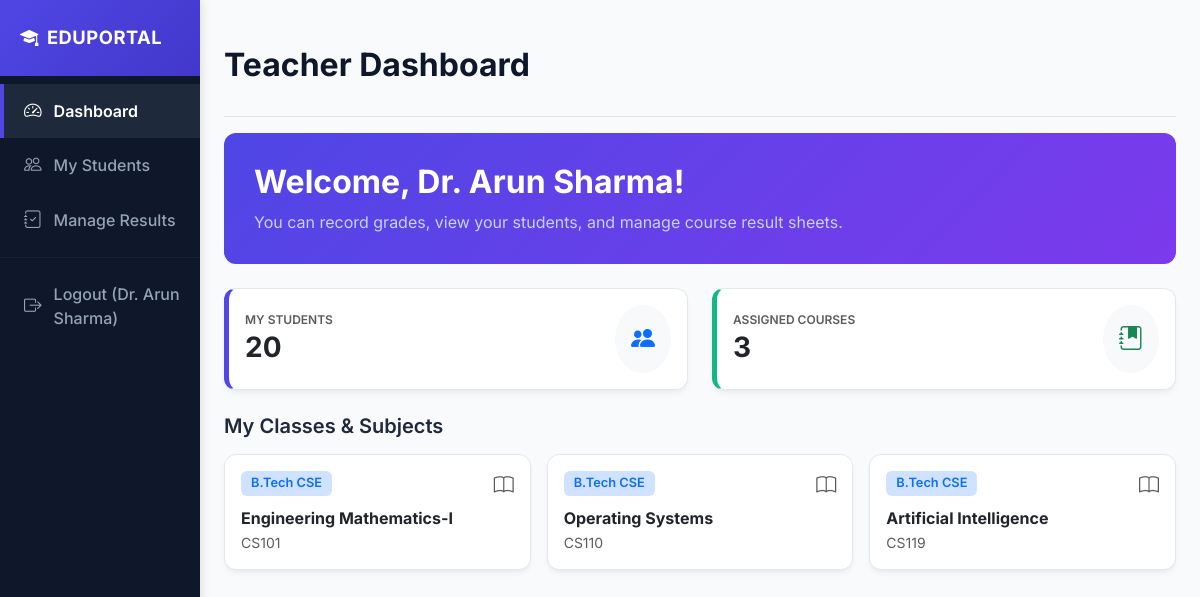
The page /teacher_dashboard.php (signed in) on the database its author committed.
### tables this page shows
CREATE TABLE teacher_assignments (
  id INT AUTO_INCREMENT PRIMARY KEY,
  teacher_id INT NOT NULL,
  class VARCHAR(100) NOT NULL,
  subject_id INT DEFAULT NULL,
  created_at TIMESTAMP DEFAULT CURRENT_TIMESTAMP,
  FOREIGN KEY (teacher_id) REFERENCES users(id) ON DELETE CASCADE,
  FOREIGN KEY (subject_id) REFERENCES subjects(id) ON DELETE SET NULL
);

CREATE TABLE subjects (
  id INT AUTO_INCREMENT PRIMARY KEY,
  code VARCHAR(50),
  title VARCHAR(200)
);

### includes/header.php (called while the page is built, shortened)
<?php
require_once __DIR__ . '/../config/db.php';
$user = $_SESSION['user'];
?>

### config/db.php (called while the page is built, shortened)
<?php
function esc($v){ return htmlspecialchars(trim($v), ENT_QUOTES, 'UTF-8'); }
?>

### teacher_dashboard.php (the view, shortened to what this page needs)
<?php
require_once 'includes/header.php';
$stmt_cls = $conn->prepare('SELECT DISTINCT class FROM teacher_assignments WHERE teacher_id=?');
$stmt_cls->bind_param('i', $user['id']);
$stmt_cls->execute();
$cls_res = $stmt_cls->get_result();
$classes = [];
while($c = $cls_res->fetch_assoc()) $classes[] = $c['class'];
$student_count = 0;
if(!empty($classes)) {
    $esc = array_map(function($v) use ($conn){ return "'" . $conn->real_escape_string($v) . "'"; }, $classes);
    $in = implode(',', $esc);
    $student_count = $conn->query("SELECT COUNT(*) FROM students WHERE class IN ($in)")->fetch_row()[0];
}
$assign_stmt = $conn->prepare('SELECT ta.class, sub.code, sub.title FROM teacher_assignments ta LEFT JOIN subjects sub ON ta.subject_id=sub.id WHERE ta.teacher_id=?');
$assign_stmt->bind_param('i', $user['id']);
$assign_stmt->execute();
$assignments = $assign_stmt->get_result()->fetch_all(MYSQLI_ASSOC);
?>
<!doctype html>
<html>
<head>
  <link href="https://cdn.jsdelivr.net/npm/bootstrap@5.3.2/dist/css/bootstrap.min.css" rel="stylesheet">
  <link rel="stylesheet" href="https://cdn.jsdelivr.net/npm/bootstrap-icons@1.11.2/font/bootstrap-icons.min.css">
  <link rel="stylesheet" href="style.css">
</head>
<body>
  <div class="container-fluid">
    <div class="row">
      <?php include 'includes/sidebar.php'; ?>
      <main class="col-md-9 ms-sm-auto col-lg-10 px-md-4">
        <div class="d-flex justify-content-between flex-wrap flex-md-nowrap align-items-center pt-3 pb-2 mb-3 border-bottom">
          <h1 class="h2 page-title">Teacher Dashboard</h1>
        </div>
        <div class="hero-gradient mb-4">
          <h2>Welcome, <?=esc($user['name'])?>!</h2>
          <p>You can record grades, view your students, and manage course result sheets.</p>
        </div>
        <div class="row g-4 mb-4">
          <div class="col-md-6">
            <div class="card stat-card p-3" style="border-left-color: #4f46e5;">
              <div class="d-flex justify-content-between align-items-center">
                <div>
                  <h6 class="text-muted text-uppercase mb-1" style="font-size: 0.75rem; font-weight: 600;">My Students</h6>
                  <h3 class="mb-0 fw-bold"><?= $student_count ?></h3>
                </div>
                <div class="rounded-circle bg-light p-3 text-primary"><i class="bi bi-people-fill fs-4"></i></div>
              </div>
            </div>
          </div>
          <div class="col-md-6">
            <div class="card stat-card p-3" style="border-left-color: #10b981;">
              <div class="d-flex justify-content-between align-items-center">
                <div>
                  <h6 class="text-muted text-uppercase mb-1" style="font-size: 0.75rem; font-weight: 600;">Assigned Courses</h6>
                  <h3 class="mb-0 fw-bold"><?= count($assignments) ?></h3>
                </div>
                <div class="rounded-circle bg-light p-3 text-success"><i class="bi bi-journal-bookmark-fill fs-4"></i></div>
              </div>
            </div>
          </div>
        </div>
        <h5 class="mb-3" style="font-weight: 600;">My Classes & Subjects</h5>
        <div class="row g-3">
          <?php if (empty($assignments)): ?>
            <div class="col-12">
              <div class="alert alert-info">No classes or subjects currently assigned to you.</div>
            </div>
          <?php else: ?>
            <?php foreach ($assignments as $row): ?>
              <div class="col-md-4">
                <div class="card p-3 h-100">
                  <div class="d-flex justify-content-between align-items-start mb-2">
                    <span class="badge bg-primary-subtle text-primary" style="font-size: 0.8rem;"><?=esc($row['class'])?></span>
                    <i class="bi bi-book text-muted fs-5"></i>
                  </div>
                  <h6 class="fw-bold mb-1"><?= $row['title']? esc($row['title']) : 'General Classroom' ?></h6>
                  <p class="text-muted small mb-0"><?= $row['code']? esc($row['code']) : 'No Subject Code' ?></p>
                </div>
              </div>
            <?php endforeach; ?>
          <?php endif; ?>
        </div>
      </main>
    </div>
  </div>
</body>
</html>

### style.css (style rules this page uses)
:root { --bg-primary: #f8fafc; --text-main: #1e293b; --text-muted: #64748b; --sidebar-bg: #0f172a; --sidebar-hover: #1e293b; --primary: #4f46e5; --primary-hover: #4338ca; --border-color: #e2e8f0; --card-shadow: 0 4px 6px -1px rgb(0 0 0 / 0.05), 0 2px 4px -2px rgb(0 0 0 / 0.05); }
body { font-family: 'Inter', sans-serif; background-color: var(--bg-primary); color: var(--text-main); margin: 0; padding: 0; }
main { padding: 30px 40px; }
.page-title { font-weight: 700; color: var(--sidebar-bg); margin-bottom: 24px; }
.card { background-color: #ffffff; border: 1px solid var(--border-color); border-radius: 12px; box-shadow: var(--card-shadow); transition: transform 0.2s ease, box-shadow 0.2s ease; }
.stat-card { border-left: 5px solid var(--primary); }
.badge { padding: 6px 10px; font-weight: 600; border-radius: 6px; font-size: 0.75rem; display: inline-block; }
.hero-gradient { background: linear-gradient(135deg, #4f46e5, #7c3aed); border-radius: 12px; padding: 30px; color: #ffffff; margin-bottom: 24px; }
.hero-gradient h2 { font-weight: 700; margin-bottom: 8px; }
.hero-gradient p { color: #c7d2fe; margin-bottom: 0; }

### rows shown on the page
teacher_assignments: class "B.Tech CSE", subject.title "Engineering Mathematics-I", subject.code "CS101"
teacher_assignments: class "B.Tech CSE", subject.title "Operating Systems", subject.code "CS110"
teacher_assignments: class "B.Tech CSE", subject.title "Artificial Intelligence", subject.code "CS119"

### other values the page prints
$user['name'] "Dr. Arun Sharma"
$student_count "20"
count($assignments) "3"
